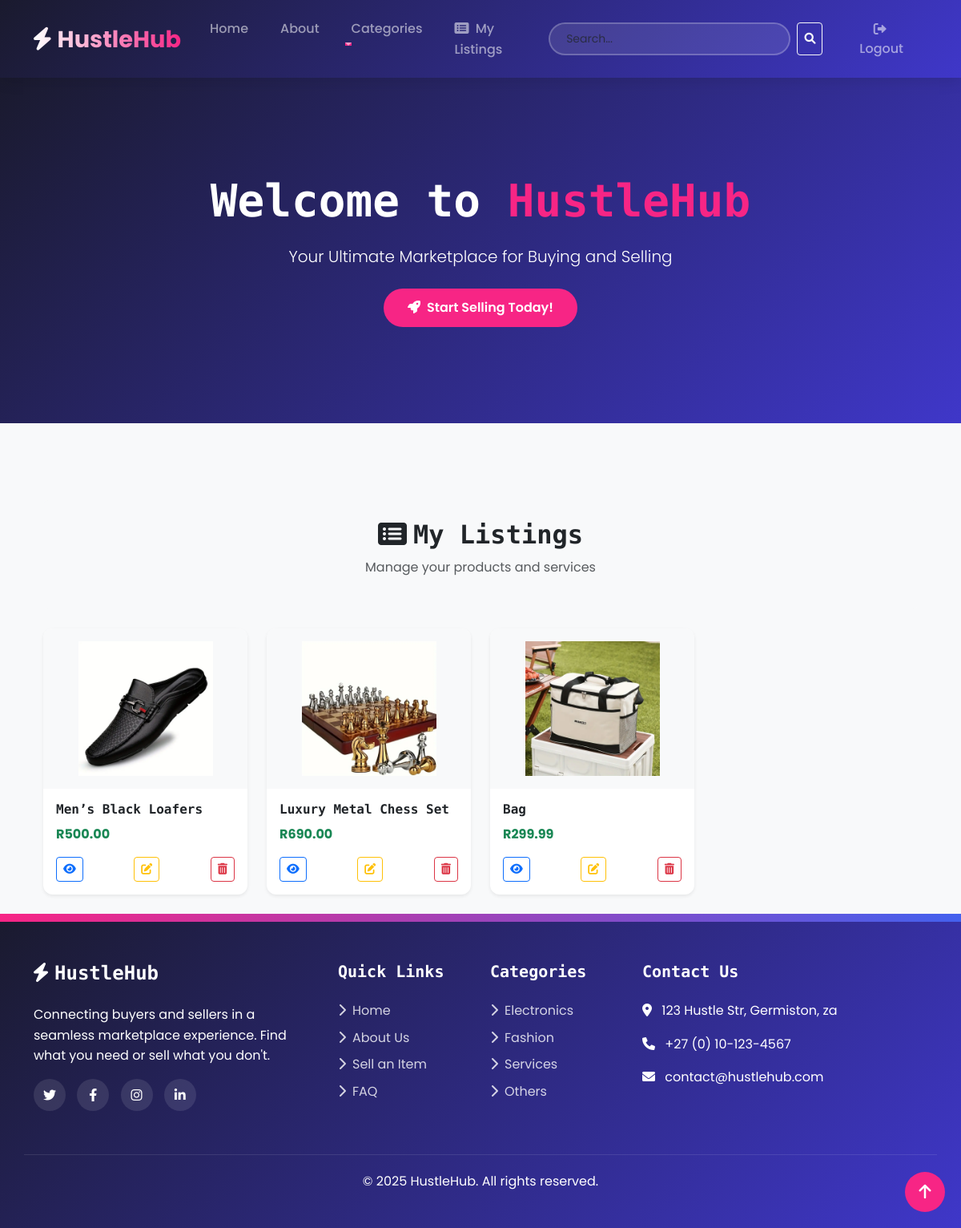
The page /marketplace/my-listings/ (signed in) on the database its author committed.
### marketplace/models.py (models this page shows, shortened)
class Product(models.Model):
    CATEGORY_CHOICES = [
        ('electronics', 'Electronics'),
        ('fashion', 'Fashion'),
        ('services', 'Services'),
        ('others', 'Others'),
    ]
    name = models.CharField(max_length=255)
    description = models.TextField()
    price = models.DecimalField(max_digits=10, decimal_places=2)
    category = models.CharField(
        max_length=100,
        choices=CATEGORY_CHOICES
    )
    seller = models.ForeignKey(
        User,
        on_delete=models.CASCADE
    )
    image = models.ImageField(
        upload_to='product_images/',
        blank=True,
        null=True
    )
    created_at = models.DateTimeField(auto_now_add=True)

### marketplace/views.py (the view)
@login_required
def my_listings(request):
    products = Product.objects.filter(
        seller=request.user
    ).order_by("-created_at")
    return render(request, "marketplace/my_listings.html", {
        "products": products
    })

### marketplace/templates/marketplace/my_listings.html (shortened to what this page needs)
{% extends "base.html" %}
{% load static %}
{% block content %}
<div class="container my-4">
  <div class="text-center bg-light py-4 rounded mb-4">
    <h2 class="fw-bold text-dark"><i class="fas fa-list-alt me-2"></i>My Listings</h2>
    <p class="text-muted">Manage your products and services</p>
  </div>
  {% if products %}
  <div class="row g-4">
    {% for product in products %}
    <div class="col-12 col-sm-6 col-md-4 col-lg-3">
      <div class="card h-100 border-0 shadow-sm">
        <div class="bg-light text-center" style="height: 200px;">
          {% if product.image and product.image.url %}
          <img src="{{ product.image.url }}" alt="{{ product.name }}" class="img-fluid h-100 p-3" style="object-fit: contain;">
          {% else %}
          <img src="{% static 'images/default_product.jpg' %}" alt="No Image" class="img-fluid h-100 p-3" style="object-fit: contain;">
          {% endif %}
        </div>
        <div class="card-body d-flex flex-column">
          <h6 class="card-title">{{ product.name|truncatechars:30 }}</h6>
          <p class="fw-bold text-success">R{{ product.price|floatformat:2 }}</p>
          <div class="d-flex justify-content-between mt-auto">
            <a href="{% url 'product_detail' product.id %}" class="btn btn-outline-primary btn-sm">
              <i class="fas fa-eye"></i>
            </a>
            <a href="{% url 'edit_product' product.id %}" class="btn btn-outline-warning btn-sm">
              <i class="fas fa-edit"></i>
            </a>
            <a href="{% url 'delete_product' product.id %}" class="btn btn-outline-danger btn-sm">
              <i class="fas fa-trash-alt"></i>
            </a>
          </div>
        </div>
      </div>
    </div>
    {% endfor %}
  </div>
  {% endif %}
</div>
{% endblock %}

### static/css/style.css (style rules this page uses)
:root { --primary: #4361ee; --primary-dark: #3f37c9; --accent: #f72585; --dark: #1a1a2e; --light: #f8f9fa; --gray: #6c757d; }
body { font-family: 'Poppins', sans-serif; background-color: var(--light); color: #333; line-height: 1.6; }
h1, h2, h3, h4, h5, h6 { font-family: 'Space Mono', monospace; font-weight: 700; }
.card { border-radius: 12px; overflow: hidden; transition: all 0.3s ease; border: none; box-shadow: 0 5px 15px rgba(0, 0, 0, 0.05); }

### home/templates/base.html (style rules this page uses)
html { scroll-behavior: smooth; }

### rows shown on the page
Product: image (picture), name "Men’s Black Loafers", price "500.00"
Product: image (picture), name "Luxury Metal Chess Set", price "690.00"
Product: image (picture), name "Bag", price "299.99"
